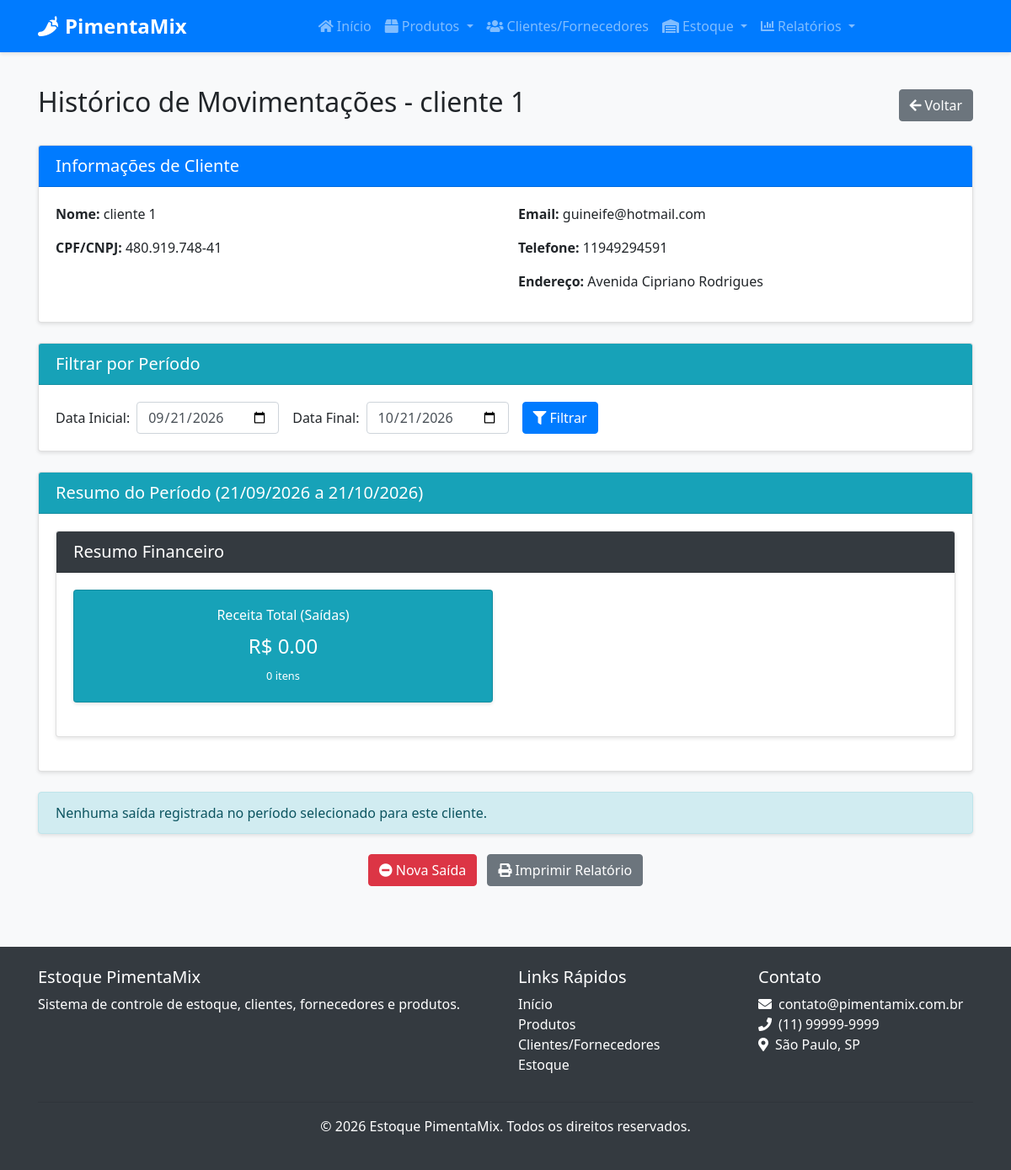
/relatorios/cliente-fornecedor/1/movimentacoes, run on an earlier commit of the app's database.
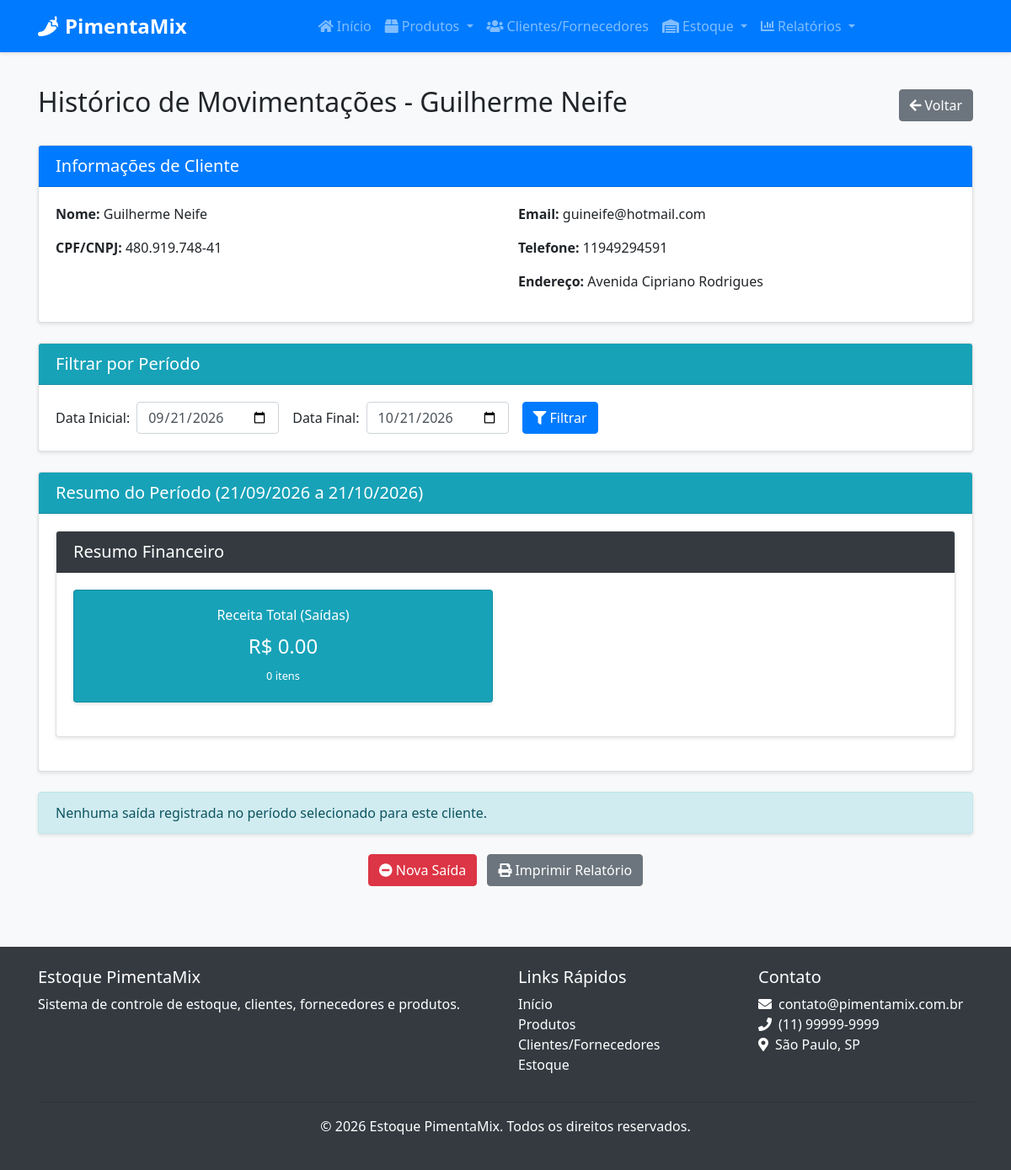
And on a later commit of the database.
### src/models/cliente_fornecedor.py (models this page shows, shortened)
class ClienteFornecedor(db.Model):
    __tablename__ = 'cliente_fornecedor'
    id = db.Column(db.Integer, primary_key=True)
    nome = db.Column(db.String(100), nullable=False)
    razao_social = db.Column(db.String(100), nullable=True)
    nome_fantasia = db.Column(db.String(100), nullable=True)
    cpf_cnpj = db.Column(db.String(20), nullable=True, unique=True)
    email = db.Column(db.String(100), nullable=False)
    telefone = db.Column(db.String(20), nullable=False)
    endereco = db.Column(db.Text, nullable=True)
    observacoes = db.Column(db.Text, nullable=True)
    eh_cliente = db.Column(db.Boolean, default=False)
    eh_fornecedor = db.Column(db.Boolean, default=False)
    data_cadastro = db.Column(db.DateTime, default=datetime.utcnow)
    responsaveis = db.relationship('Responsavel', backref='cliente_fornecedor', lazy=True, cascade="all, delete-orphan")
    contatos = db.relationship('Contato', backref='cliente_fornecedor', lazy=True, cascade="all, delete-orphan")
    produtos_fornecidos = db.relationship('Produto', backref='fornecedor', lazy=True)
    entradas_estoque = db.relationship('EntradaEstoque', backref='fornecedor', lazy=True)
    saidas_estoque = db.relationship('SaidaEstoque', backref='cliente', lazy=True)

### src/routes/relatorio.py (the view, shortened to what this page needs)
@relatorio_bp.route('/cliente-fornecedor/<int:id>/movimentacoes', methods=['GET', 'POST'])
def cliente_fornecedor_movimentacoes(id):
    entidade = ClienteFornecedor.query.get_or_404(id)
    data_fim = datetime.now()
    data_inicio = data_fim - timedelta(days=30)
    if request.method == 'POST':
        data_inicio = datetime.strptime(request.form.get('data_inicio'), '%Y-%m-%d')
        data_fim = datetime.strptime(request.form.get('data_fim'), '%Y-%m-%d')
        data_fim = data_fim.replace(hour=23, minute=59, second=59)
    entradas = []
    saidas = []
    total_entradas = 0
    total_saidas = 0
    valor_total_entradas = 0
    valor_total_saidas = 0
    if entidade.eh_cliente:
        saidas = SaidaEstoque.query.filter(
            SaidaEstoque.cliente_id == entidade.id,
            SaidaEstoque.data >= data_inicio,
            SaidaEstoque.data <= data_fim
        ).order_by(SaidaEstoque.data.desc()).all()
        total_saidas = sum(saida.quantidade for saida in saidas)
        valor_total_saidas = sum(saida.quantidade * saida.preco_venda for saida in saidas)
    return render_template('relatorio/cliente_fornecedor_movimentacoes.html',
                          entidade=entidade,
                          entradas=entradas,
                          saidas=saidas,
                          data_inicio=data_inicio,
                          data_fim=data_fim,
                          total_entradas=total_entradas,
                          total_saidas=total_saidas,
                          valor_total_entradas=valor_total_entradas,
                          valor_total_saidas=valor_total_saidas)

### src/templates/relatorio/cliente_fornecedor_movimentacoes.html (shortened to what the changed rows need)
{% extends "base.html" %}
{% block content %}
<div class="container">
    <div class="d-flex justify-content-between align-items-center mb-4">
        <h2>Histórico de Movimentações - {{ entidade.nome }}</h2>
        <a href="{{ url_for('relatorio.clientes_fornecedores') }}" class="btn btn-secondary">
            <i class="fas fa-arrow-left mr-1"></i>Voltar
        </a>
    </div>
    <div class="card mb-4">
        <div class="card-body">
            <div class="row">
                <div class="col-md-6">
                    <p><strong>Nome:</strong> {{ entidade.nome }}</p>
                    <p><strong>CPF/CNPJ:</strong> {{ entidade.cpf_cnpj }}</p>
                </div>
                <div class="col-md-6">
                    <p><strong>Email:</strong> {{ entidade.email }}</p>
                    <p><strong>Telefone:</strong> {{ entidade.telefone }}</p>
                    <p><strong>Endereço:</strong> {{ entidade.endereco or '-' }}</p>
                </div>
            </div>
        </div>
    </div>
</div>
{% endblock %}

What changed in the data, as far as the page shows it:
changed ClienteFornecedor "guineife@hotmail.com": nome "cliente 1" → "Guilherme Neife"
